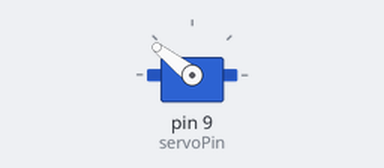
A sketch run on a simulated Arduino Uno, built with avr-gcc and run on an emulated ATmega328P. Parts: servo. What the sketch prints to the serial monitor is not drawn.

Above: at 0.05 s.
At 0.15 s:
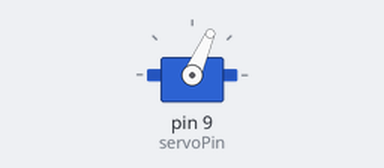
At 0.3 s:
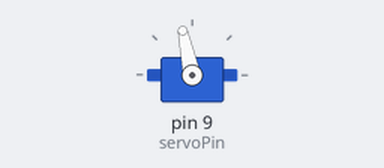
Timing chart, 0 to 3.0 s (numbered marks = the images above):
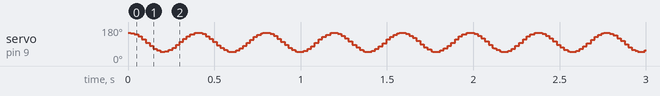

The sketch:

test_frequency.ino
```cpp
#include <Servo.h>      // Thư viện điều khiển servo
#include <math.h>
// Khai báo đối tượng myservo dùng để điều khiển servo
Servo myservo;
float servoPin = 9;       // Khai báo chân điều khiển servo
int frequency;          // max = 5 Hz for A = 100 degree
long goc;
char Input[5];
int idx=0;
void setup ()
{
    // Cài đặt chức năng điều khiển servo cho chân servoPin
    myservo.attach(servoPin);
    myservo.write(0);
    Serial.begin(9600);
    frequency = 5;

}

void loop ()
{
    while(Serial.available())
    {
      char c = Serial.read();
      if(c != '\n'){
        if (idx<4){
          Input[idx] = c;
          idx++;
        }
      }
      else
      {
        frequency = atof(Input);
        memset(Input,0,5);
        idx = 0;
        Serial.println(frequency);
      }
    }
    goc = 50*cos(2*3.14*frequency*millis())+100;
    myservo.write(goc);
    Serial.println(goc);

}
```
